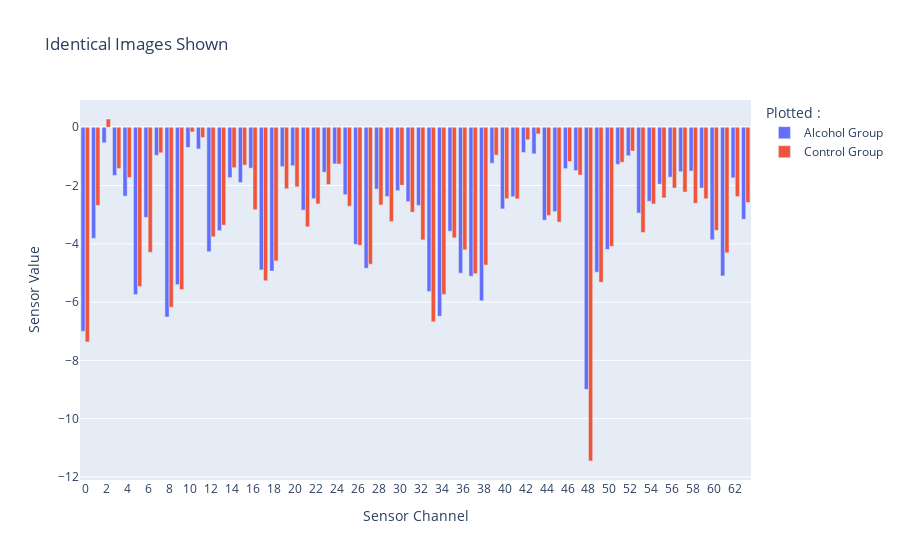

Notebook code for this chart:
### Code cell
B=[]
for i in range(0, 64):
    B.append(str(i))

fig = go.Figure()
fig.add_trace(go.Bar(x=B, y=x3, name="Alcohol Group"))
fig.add_trace(go.Bar(x=B, y=x4, name="Control Group"))


fig.update_layout(barmode='group',
                    title="Identical Images Shown",
                    xaxis_title="Sensor Channel",
                    yaxis_title="Sensor Value",
                    legend_title="Plotted :",)
fig.show()

### Figure 1 — Plotly figure (JSON) as saved in the notebook; plotly's stock layout.template omitted (floating-point values rounded to 4 significant figures)
{"data": [{"name": "Alcohol Group", "type": "bar", "x": ["0", "1", "2", "3", "4", "5", "6", "7", "8", "9", "10", "11", "12", "13", "14", "15", "16", "17", "18", "19", "20", "21", "22", "23", "24", "25", "26", "27", "28", "29", "30", "31", "32", "33", "34", "35", "36", "37", "38", "39", "40", "41", "42", "43", "44", "45", "46", "47", "48", "49", "50", "51", "52", "53", "54", "55", "56", "57", "58", "59", "60", "61", "62", "63"], "y": [-7.004, -3.813, -0.5355, -1.653, -2.365, -5.744, -3.095, -0.9631, -6.511, -5.402, -0.6951, -0.7481, -4.272, -3.55, -1.73, -1.897, -1.404, -4.896, -4.938, -1.351, -1.322, -2.845, -2.453, -1.545, -1.257, -2.316, -4.017, -4.841, -2.123, -2.377, -2.176, -2.553, -2.684, -5.634, -6.491, -3.569, -5.007, -5.117, -5.955, -1.236, -2.802, -2.386, -0.8665, -0.9131, -3.189, -2.895, -1.42, -1.49, -8.996, -4.973, -4.194, -1.274, -0.9781, -2.946, -2.54, -1.954, -1.711, -1.527, -1.505, -2.087, -3.863, -5.103, -1.737, -3.158]}, {"name": "Control Group", "type": "bar", "x": ["0", "1", "2", "3", "4", "5", "6", "7", "8", "9", "10", "11", "12", "13", "14", "15", "16", "17", "18", "19", "20", "21", "22", "23", "24", "25", "26", "27", "28", "29", "30", "31", "32", "33", "34", "35", "36", "37", "38", "39", "40", "41", "42", "43", "44", "45", "46", "47", "48", "49", "50", "51", "52", "53", "54", "55", "56", "57", "58", "59", "60", "61", "62", "63"], "y": [-7.368, -2.685, 0.2826, -1.419, -1.728, -5.466, -4.294, -0.8777, -6.176, -5.573, -0.1619, -0.3522, -3.762, -3.361, -1.388, -1.3, -2.829, -5.27, -4.587, -2.11, -2.046, -3.417, -2.631, -1.966, -1.263, -2.709, -4.054, -4.698, -2.668, -3.238, -1.993, -2.914, -3.866, -6.678, -5.737, -3.795, -4.207, -5.028, -4.73, -0.9572, -2.451, -2.46, -0.429, -0.2307, -3.031, -3.254, -1.178, -1.641, -11.45, -5.323, -4.086, -1.202, -0.8159, -3.611, -2.636, -2.422, -2.085, -2.225, -2.608, -2.454, -3.539, -4.312, -2.381, -2.582]}], "layout": {"barmode": "group", "legend": {"title": {"text": "Plotted :"}}, "title": {"text": "Identical Images Shown"}, "xaxis": {"title": {"text": "Sensor Channel"}}, "yaxis": {"title": {"text": "Sensor Value"}}}}
